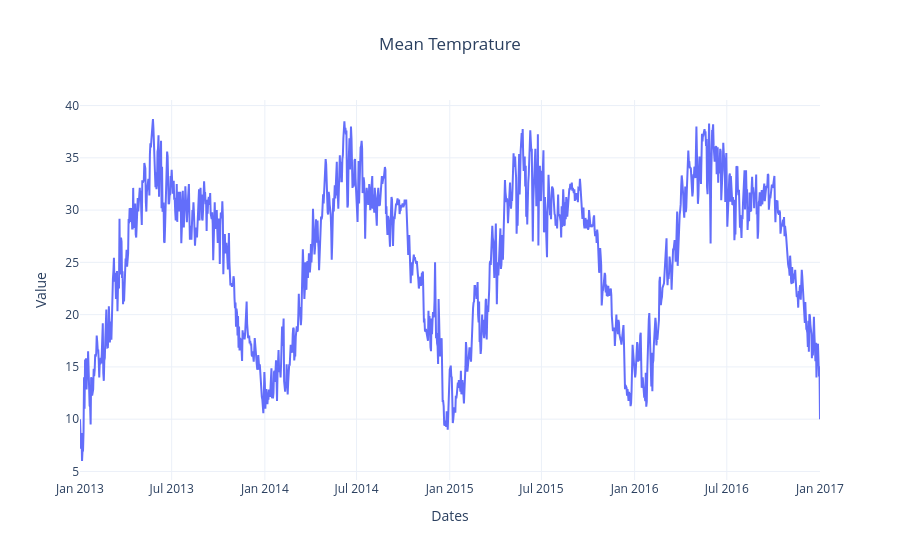

Here is the notebook cell this chart was saved with:
### Markdown cell above
### Plotting Time Series Data

### Code cell
fig_temp=go.Figure()
fig_temp.add_trace(go.Scatter(x=data_train_date.index, y=data_train_date["meantemp"], mode="lines"))
fig_temp.update_layout(title="Mean Temprature", xaxis_title="Dates", yaxis_title="Value", template="plotly_white", title_x=0.5)
fig_temp.show()

### Figure 1 — Plotly figure (JSON) as saved in the notebook; plotly's stock layout.template omitted (floating-point values rounded to 4 significant figures; data arrays with more than 128 entries replaced by an {"elided": "..."} marker saying what was removed)
{"data": [{"mode": "lines", "type": "scatter", "x": {"elided": "1462 str values"}, "y": {"elided": "1462 float values"}}], "layout": {"autosize": true, "title": {"text": "Mean Temprature", "x": 0.5}, "xaxis": {"autorange": true, "range": ["2013-01-01", "2017-01-01"], "title": {"text": "Dates"}, "type": "date"}, "yaxis": {"autorange": true, "range": [4.183, 40.53], "title": {"text": "Value"}, "type": "linear"}}}
